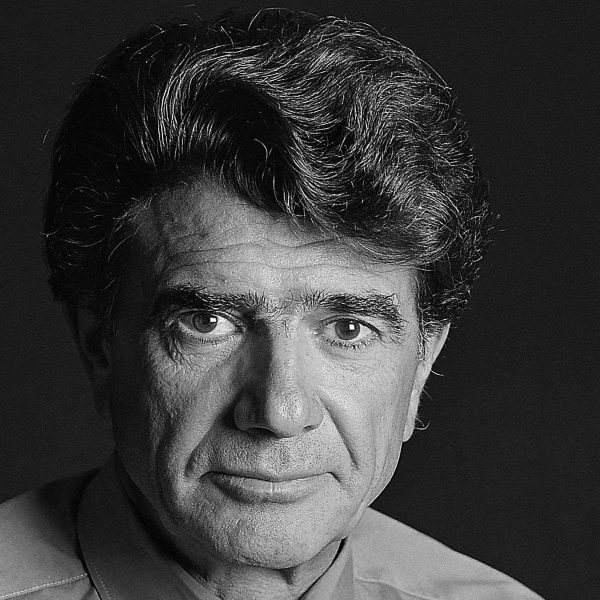
#> input picture studio/ahangban-signature/references/1-mohammadreza-shajariyan.jfif, 1200 x 1200 px, given in place of MASTER-VIEW-001.png, which was not available (shown at 1/2 size)
$ python compose_hosts.py
#> lines starting #> are read from the running program, lines starting #| are printed output that depends on the picture; after the words box and inside, x2 and y2 are one past the last pixel; in counts of white or black regions, pixels touching at a corner belong together
"""Composite reviewed presenter silhouettes without regenerating the approved set.
Coordinates describe the 1365x768 generation plate. No empty-master overwrite.
"""
from pathlib import Path
import argparse, hashlib, json
from PIL import Image, ImageDraw, ImageFilter, ImageChops, ImageEnhance
ROOT=Path(__file__).resolve().parents[1]
SIZE=(3840,2160)
POLYGONS={
 'Sajad': [(464,521),(466,470),(472,431),(480,418),(507,406),(530,394),(530,383),(526,373),(524,359),(527,346),(527,335),(532,325),(543,319),(558,317),(574,321),(584,328),(589,339),(589,355),(593,358),(591,369),(586,376),(586,389),(599,402),(625,411),(635,422),(644,451),(651,480),(651,521)],
 'Ava': [(742,521),(747,479),(757,443),(767,423),(785,413),(792,396),(795,376),(798,349),(802,335),(814,324),(830,319),(848,322),(861,332),(870,349),(872,373),(878,393),(886,413),(905,424),(916,445),(922,477),(930,521)]
}
OFFSETS={'Sajad':(7,0),'Ava':(-25,0)}
def sha(path): return hashlib.sha256(path.read_bytes()).hexdigest()
def main():
 parser=argparse.ArgumentParser();parser.add_argument('--wardrobe',choices=['brown','black'],default='black')
 args=parser.parse_args();black=args.wardrobe=='black';shot='002' if black else '001'
 prefix=f'HOSTS-VIEW-{shot}'
 base=Image.open(ROOT/'master/MASTER-VIEW-001.png').convert('RGBA')
 source=Image.open(ROOT/'working/HOSTS-VIEW-001-generated.png').convert('RGBA')
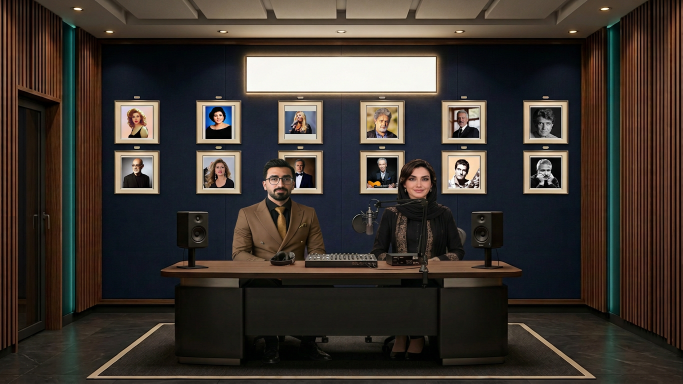
#> input picture studio/ahangban-signature/working/HOSTS-VIEW-001-generated.png, 1365 x 768 px (shown at 1/2 size)
 assert source.size==(1365,768)
 editpath=ROOT/'working/HOSTS-VIEW-001-black-suit-edit.png'
 wardrobe=None
 if black:
  wardrobe=Image.open(editpath).convert('RGB').resize(source.size,Image.Resampling.LANCZOS)
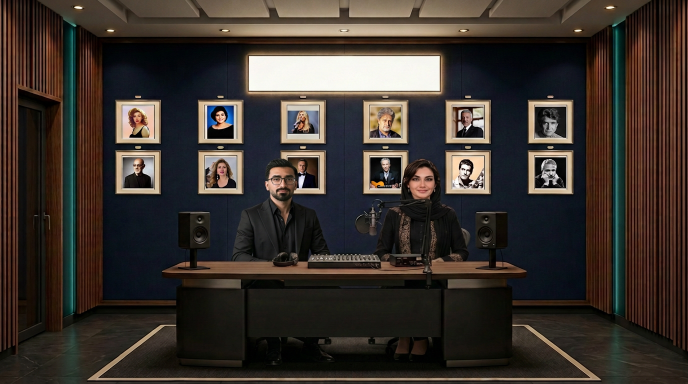
#> input picture studio/ahangban-signature/working/HOSTS-VIEW-001-black-suit-edit.png, 1376 x 768 px (shown at 1/2 size)
  wardrobe=ImageEnhance.Brightness(wardrobe).enhance(.94)
  wardrobe=ImageEnhance.Contrast(wardrobe).enhance(.97)
  wardrobe=ImageEnhance.Color(wardrobe).enhance(.96).convert('RGBA')
#> wardrobe: PIL image 1365x768 RGBA
  region=Image.new('L',source.size);ImageDraw.Draw(region).rectangle((460,401,658,522),fill=255)
#> after `region = Image.new('L', source.size)`: region: PIL image 1365x768 L; every value is 0
#> after `ImageDraw.Draw(region).rectangle((460, 401, 658, 522), fill=255)`:
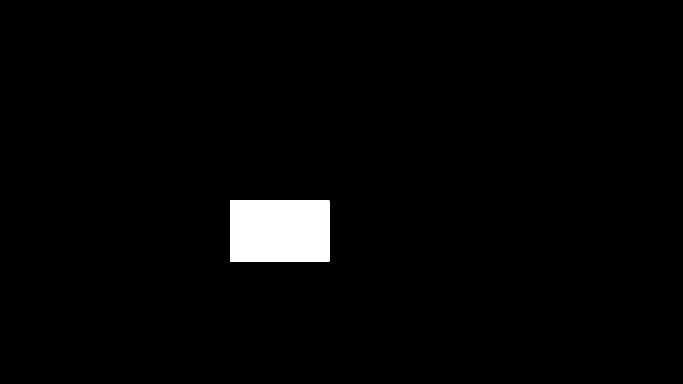
#> region: PIL image 1365x768 L (shown at 1/2 size); 2.3% white; 1 white region, box (x1, y1, x2, y2) and area: (460, 401, 659, 523) 24278
  region=region.filter(ImageFilter.GaussianBlur(.55))
  # Explicitly forbid edits to the face or anything above the collar.
  ImageDraw.Draw(region).rectangle((0,0,1365,400),fill=0)
 hosts=Image.new('RGBA',source.size)
#> hosts: PIL image 1365x768 RGBA; every value is 0
 for name,points in POLYGONS.items():
  mask=Image.new('L',source.size);ImageDraw.Draw(mask).polygon(points,fill=255)
  mask=mask.filter(ImageFilter.GaussianBlur(.55))
  # Slightly smaller seated scale, anchored at the same desk line. Keep the
  # supplied face geometry; harmonize only exposure, color and edge softness.
  person=ImageEnhance.Brightness(source.convert('RGB')).enhance(.94)
  person=ImageEnhance.Contrast(person).enhance(.97)
  person=ImageEnhance.Color(person).enhance(.96).convert('RGBA')
  if black and name=='Sajad':person=Image.composite(wardrobe,person,region)
  person.putalpha(mask)
  box=mask.getbbox();person=person.crop(box)
  person=person.resize((round(person.width*.95),round(person.height*.95)),Image.Resampling.LANCZOS)
  dx,dy=OFFSETS[name]
  position=(round((box[0]+box[2]-person.width)/2)+dx,box[3]-person.height+dy)
  # Restrained contact shadow against the existing chair/back wall.
  shadow=Image.new('RGBA',person.size,(0,0,0,0))
  shadow.putalpha(person.getchannel('A').filter(ImageFilter.GaussianBlur(2.5)).point(lambda a:round(a*.12)))
  hosts.alpha_composite(shadow,(position[0]+2,position[1]+2))
  hosts.alpha_composite(person,position)
#> this loop made 2 passes
#> (box, position) on passes 1 to 2: ((462, 315, 654, 524), (474, 325)), ((740, 317, 933, 524), (720, 327))
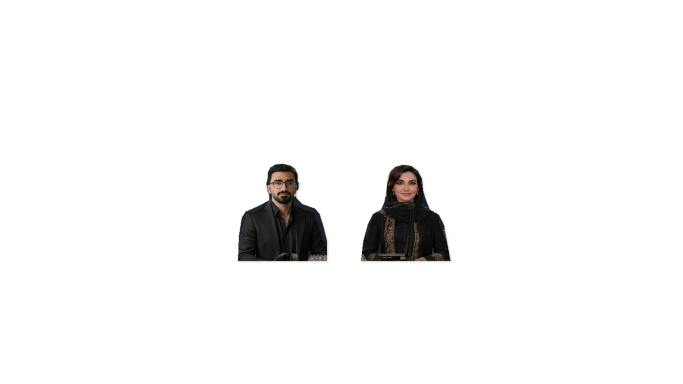
#> hosts: PIL image 1365x768 RGBA (shown at 1/2 size); mean R, G, B, A 2, 1.7, 1.5, 11.1; transparent parts drawn white
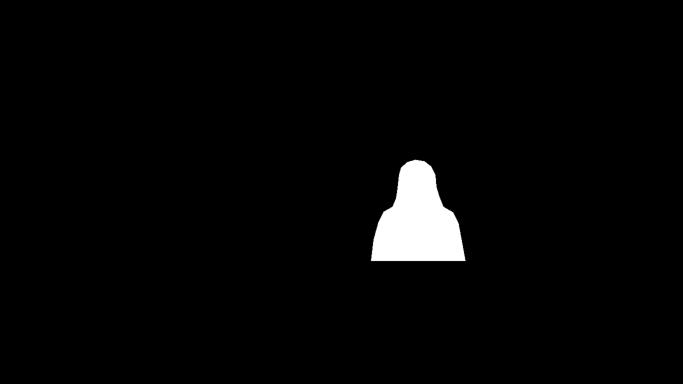
#> mask: PIL image 1365x768 L (shown at 1/2 size); min 0, max 255, mean 6.1
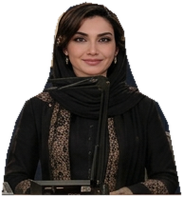
#> person: PIL image 183x197 RGBA; mean R, G, B, A 28.7, 23.6, 20.7, 159; transparent parts drawn white
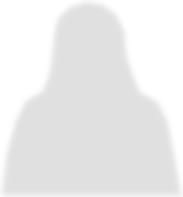
#> shadow: PIL image 183x197 RGBA; mean R, G, B, A 0, 0, 0, 19.3; transparent parts drawn white
 # Original desk and foreground equipment must occlude the presenters.
 foreground=Image.new('L',source.size);d=ImageDraw.Draw(foreground)
 d.rectangle((0,522,1365,768),fill=255)
 d.polygon([(539,515),(544,506),(555,503),(580,502),(590,509),(594,522),(539,533)],fill=255)
 d.polygon([(608,518),(613,505),(743,505),(756,523),(756,536),(607,535)],fill=255)
 d.rectangle((772,507,846,534),fill=255)
 d.ellipse((704,430,737,469),fill=255)
 d.rectangle((735,418,745,468),fill=255)
 d.line([(739,424),(744,402),(750,399),(850,397),(854,404),(845,530)],fill=255,width=6)
 d.line([(747,409),(846,399)],fill=255,width=3)
 hosts.putalpha(ImageChops.subtract(hosts.getchannel('A'),foreground))
 hosts=hosts.resize(SIZE,Image.Resampling.LANCZOS)
#> hosts: PIL image 3840x2160 RGBA
 out=ROOT/'productions';out.mkdir(exist_ok=True)
 hosts.save(out/(prefix+'-layer.png'))
#> (the run stopped early here; a loop or call above may not have finished)
